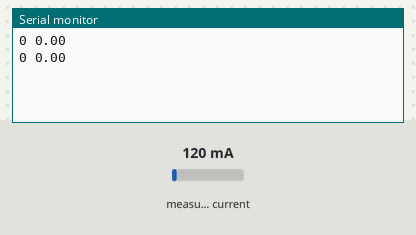
The sketch below on a simulated ESP8266 (NodeMCU). On the bench: the last lines printed to the serial monitor. The test bench sets the inputs (shaded band); at power-on: measured current 120 mA.

Above: at 11.1 s.
11.2 s: measured current set to 500 mA
At 16.2 s:
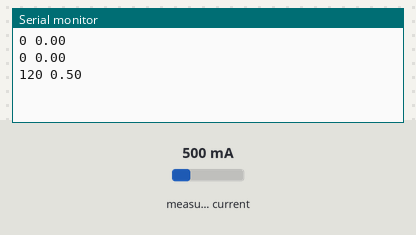
18.9 s: measured current set to 1000 mA
At 21.9 s:
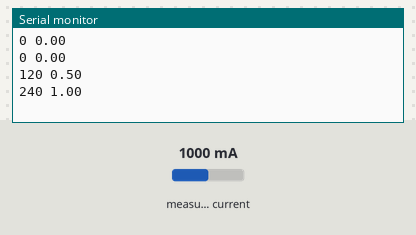
Timing chart, 0 to 23.4 s (numbered marks = the images above; inputs shaded):
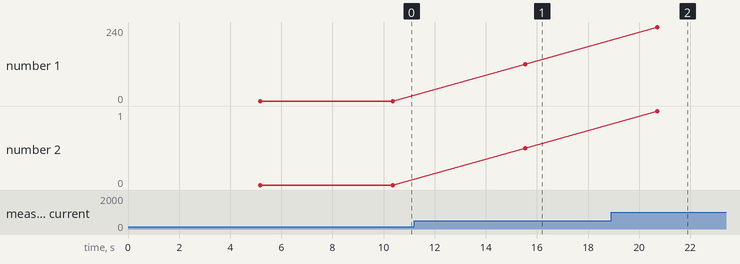

Measured:
- after the input at 11.2 s, the serial monitor: prints a new line after 4.3 s (image 1)
- after the input at 18.9 s, the serial monitor: prints a new line after 1.8 s (image 2)
- plotted number 1: 0 → 120 after the input at 11.2 s, 120 → 240 after the input at 18.9 s
- plotted number 2: 0 → 0.5 after the input at 11.2 s, 0.5 → 1 after the input at 18.9 s

The sketch:

sketch_jun07c.ino
```cpp
#include <SPI.h>

#include <EmonLib.h>

#define ANALOG_INPUT_SENSOR D1  // The digital input you attached your SCT sensor.  (Only 2 and 3 generates interrupt!)
//#define INTERRUPT DIGITAL_INPUT_SENSOR-2 // Usually the interrupt = pin -2 (on uno/nano anyway)


EnergyMonitor emon1;

long wattsum = 0;
double kwh = 0;
double wh = 0;
long lastmillis = 0;
int minutes = 0;


void setup()
{

  Serial.begin(115200);
  emon1.current(ANALOG_INPUT_SENSOR, 25);             // Current: input pin, calibration.


}


void loop()
{


  if (millis()-lastmillis > 5000) {
    double Irms = emon1.calcIrms(1480);  // Calculate Irms only
    if (Irms < 0.3) Irms = 0;
    long watt = Irms*240.0;
    wattsum = wattsum+watt;
    minutes = minutes + 1;
    lastmillis = millis();
    Serial.print(watt);         // Apparent power
    Serial.print(" ");
    Serial.println(Irms);          // Irms

  }
  if (minutes == 10) {
    wh = wh + wattsum/10;
    kwh = wh/1000;

    wattsum = 0;
    minutes = 0;
  }

}
```
